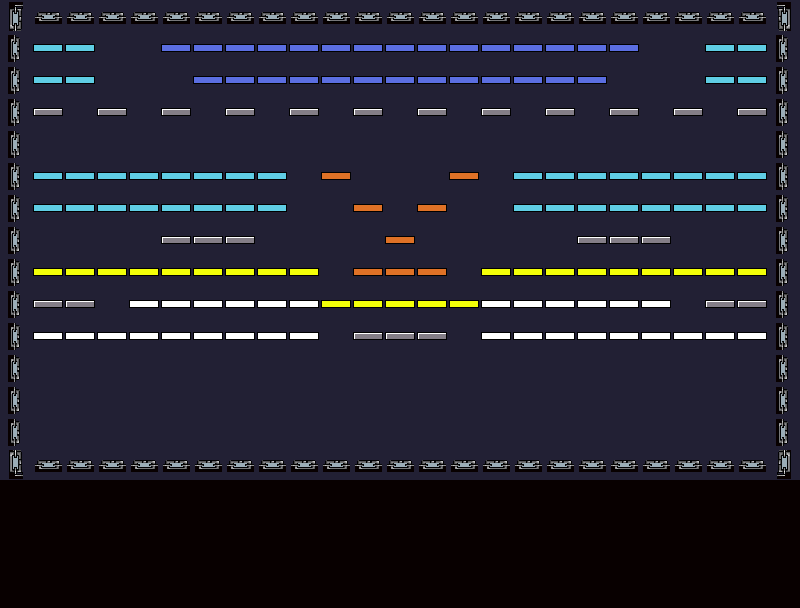

This game map was drawn from its Tiled (.tmx) file and the tilesets committed beside it. A one-line description and the full map source follow:
An orthogonal 25x19 tile map with 32x32 px tiles, 3 tile layers (background, solidos, rompibles).

<map version="1.4" tiledversion="1.4.2" orientation="orthogonal" renderorder="right-down" width="25" height="19" tilewidth="32" tileheight="32" infinite="0" nextlayerid="5" nextobjectid="1">
 <editorsettings>
  <export target="nivel1.tmx" format="tmx" />
 </editorsettings>
 <tileset firstgid="1" name="default_name" tilewidth="32" tileheight="32" tilecount="25" columns="5">
  <image source="default_name.png" width="160" height="160" />
  <tile id="23">
   <properties>
    <property name="solido" type="bool" value="true" />
   </properties>
  </tile>
 </tileset>
 <layer id="2" name="background" width="25" height="19">
  <data encoding="csv">
19,19,19,19,19,19,19,19,19,19,19,19,19,19,19,19,19,19,19,19,19,19,19,19,19,
19,19,19,19,19,19,19,19,19,19,19,19,19,19,19,19,19,19,19,19,19,19,19,19,19,
19,19,19,19,19,19,19,19,19,19,19,19,19,19,19,19,19,19,19,19,19,19,19,19,19,
19,19,19,19,19,19,19,19,19,19,19,19,19,19,19,19,19,19,19,19,19,19,19,19,19,
19,19,19,19,19,19,19,19,19,19,19,19,19,19,19,19,19,19,19,19,19,19,19,19,19,
19,19,19,19,19,19,19,19,19,19,19,19,19,19,19,19,19,19,19,19,19,19,19,19,19,
19,19,19,19,19,19,19,19,19,19,19,19,19,19,19,19,19,19,19,19,19,19,19,19,19,
19,19,19,19,19,19,19,19,19,19,19,19,19,19,19,19,19,19,19,19,19,19,19,19,19,
19,19,19,19,19,19,19,19,19,19,19,19,19,19,19,19,19,19,19,19,19,19,19,19,19,
19,19,19,19,19,19,19,19,19,19,19,19,19,19,19,19,19,19,19,19,19,19,19,19,19,
19,19,19,19,19,19,19,19,19,19,19,19,19,19,19,19,19,19,19,19,19,19,19,19,19,
19,19,19,19,19,19,19,19,19,19,19,19,19,19,19,19,19,19,19,19,19,19,19,19,19,
19,19,19,19,19,19,19,19,19,19,19,19,19,19,19,19,19,19,19,19,19,19,19,19,19,
19,19,19,19,19,19,19,19,19,19,19,19,19,19,19,19,19,19,19,19,19,19,19,19,19,
19,19,19,19,19,19,19,19,19,19,19,19,19,19,19,19,19,19,19,19,19,19,19,19,19,
18,18,18,18,18,18,18,18,18,18,18,18,18,18,18,18,18,18,18,18,18,18,18,18,18,
18,18,18,18,18,18,18,18,18,18,18,18,18,18,18,18,18,18,18,18,18,18,18,18,18,
18,18,18,18,18,18,18,18,18,18,18,18,18,18,18,18,18,18,18,18,18,18,18,18,18,
18,18,18,18,18,18,18,18,18,18,18,18,18,18,18,18,18,18,18,18,18,18,18,18,18
</data>
 </layer>
 <layer id="1" name="solidos" width="25" height="19">
  <data encoding="csv">
13,12,12,12,12,12,12,12,12,12,12,12,12,12,12,12,12,12,12,12,12,12,12,12,14,
16,0,0,0,0,0,0,0,0,0,0,0,0,0,0,0,0,0,0,0,0,0,0,0,16,
16,0,0,0,0,0,0,0,0,0,0,0,0,0,0,0,0,0,0,0,0,0,0,0,16,
16,24,0,24,0,24,0,24,0,24,0,24,0,24,0,24,0,24,0,24,0,24,0,24,16,
16,0,0,0,0,0,0,0,0,0,0,0,0,0,0,0,0,0,0,0,0,0,0,0,16,
16,0,0,0,0,0,0,0,0,0,0,0,0,0,0,0,0,0,0,0,0,0,0,0,16,
16,0,0,0,0,0,0,0,0,0,0,0,0,0,0,0,0,0,0,0,0,0,0,0,16,
16,0,0,0,0,24,24,24,0,0,0,0,0,0,0,0,0,0,24,24,24,0,0,0,16,
16,0,0,0,0,0,0,0,0,0,0,0,0,0,0,0,0,0,0,0,0,0,0,0,16,
16,24,24,0,0,0,0,0,0,0,0,0,0,0,0,0,0,0,0,0,0,0,24,24,16,
16,0,0,0,0,0,0,0,0,0,0,24,24,24,0,0,0,0,0,0,0,0,0,0,16,
16,0,0,0,0,0,0,0,0,0,0,0,0,0,0,0,0,0,0,0,0,0,0,0,16,
16,0,0,0,0,0,0,0,0,0,0,0,0,0,0,0,0,0,0,0,0,0,0,0,16,
16,0,0,0,0,0,0,0,0,0,0,0,0,0,0,0,0,0,0,0,0,0,0,0,16,
25,12,12,12,12,12,12,12,12,12,12,12,12,12,12,12,12,12,12,12,12,12,12,12,11,
0,0,0,0,0,0,0,0,0,0,0,0,0,0,0,0,0,0,0,0,0,0,0,0,0,
0,0,0,0,0,0,0,0,0,0,0,0,0,0,0,0,0,0,0,0,0,0,0,0,0,
0,0,0,0,0,0,0,0,0,0,0,0,0,0,0,0,0,0,0,0,0,0,0,0,0,
0,0,0,0,0,0,0,0,0,0,0,0,0,0,0,0,0,0,0,0,0,0,0,0,0
</data>
 </layer>
 <layer id="4" name="rompibles" width="25" height="19">
  <data encoding="csv">
0,0,0,0,0,0,0,0,0,0,0,0,0,0,0,0,0,0,0,0,0,0,0,0,0,
0,15,15,0,0,20,20,20,20,20,20,20,20,20,20,20,20,20,20,20,0,0,15,15,0,
0,15,15,0,0,0,20,20,20,20,20,20,20,20,20,20,20,20,20,0,0,0,15,15,0,
0,0,0,0,0,0,0,0,0,0,0,0,0,0,0,0,0,0,0,0,0,0,0,0,0,
0,0,0,0,0,0,0,0,0,0,0,0,0,0,0,0,0,0,0,0,0,0,0,0,0,
0,15,15,15,15,15,15,15,15,0,21,0,0,0,21,0,15,15,15,15,15,15,15,15,0,
0,15,15,15,15,15,15,15,15,0,0,21,0,21,0,0,15,15,15,15,15,15,15,15,0,
0,0,0,0,0,0,0,0,0,0,0,0,21,0,0,0,0,0,0,0,0,0,0,0,0,
0,10,10,10,10,10,10,10,10,10,0,21,21,21,0,10,10,10,10,10,10,10,10,10,0,
0,0,0,0,23,23,23,23,23,23,10,10,10,10,10,23,23,23,23,23,23,0,0,0,0,
0,23,23,23,23,23,23,23,23,23,0,0,0,0,0,23,23,23,23,23,23,23,23,23,0,
0,0,0,0,0,0,0,0,0,0,0,0,0,0,0,0,0,0,0,0,0,0,0,0,0,
0,0,0,0,0,0,0,0,0,0,0,0,0,0,0,0,0,0,0,0,0,0,0,0,0,
0,0,0,0,0,0,0,0,0,0,0,0,0,0,0,0,0,0,0,0,0,0,0,0,0,
0,0,0,0,0,0,0,0,0,0,0,0,0,0,0,0,0,0,0,0,0,0,0,0,0,
0,0,0,0,0,0,0,0,0,0,0,0,0,0,0,0,0,0,0,0,0,0,0,0,0,
0,0,0,0,0,0,0,0,0,0,0,0,0,0,0,0,0,0,0,0,0,0,0,0,0,
0,0,0,0,0,0,0,0,0,0,0,0,0,0,0,0,0,0,0,0,0,0,0,0,0,
0,0,0,0,0,0,0,0,0,0,0,0,0,0,0,0,0,0,0,0,0,0,0,0,0
</data>
 </layer>
</map>